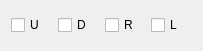
<?xml version="1.0" encoding="UTF-8"?>
<ui version="4.0">
 <class>Dialog</class>
 <widget class="QDialog" name="Dialog">
  <property name="geometry">
   <rect>
    <x>0</x>
    <y>0</y>
    <width>203</width>
    <height>51</height>
   </rect>
  </property>
  <property name="windowTitle">
   <string>Dialog</string>
  </property>
  <layout class="QGridLayout" name="gridLayout">
   <item row="0" column="0">
    <layout class="QHBoxLayout" name="horizontalLayout">
     <item>
      <widget class="QCheckBox" name="upCheck">
       <property name="text">
        <string>U</string>
       </property>
      </widget>
     </item>
     <item>
      <widget class="QCheckBox" name="downCheck">
       <property name="text">
        <string>D</string>
       </property>
      </widget>
     </item>
     <item>
      <widget class="QCheckBox" name="rightCheck">
       <property name="text">
        <string>R</string>
       </property>
      </widget>
     </item>
     <item>
      <widget class="QCheckBox" name="leftCheck">
       <property name="text">
        <string>L</string>
       </property>
      </widget>
     </item>
    </layout>
   </item>
  </layout>
 </widget>
 <resources/>
 <connections/>
</ui>
